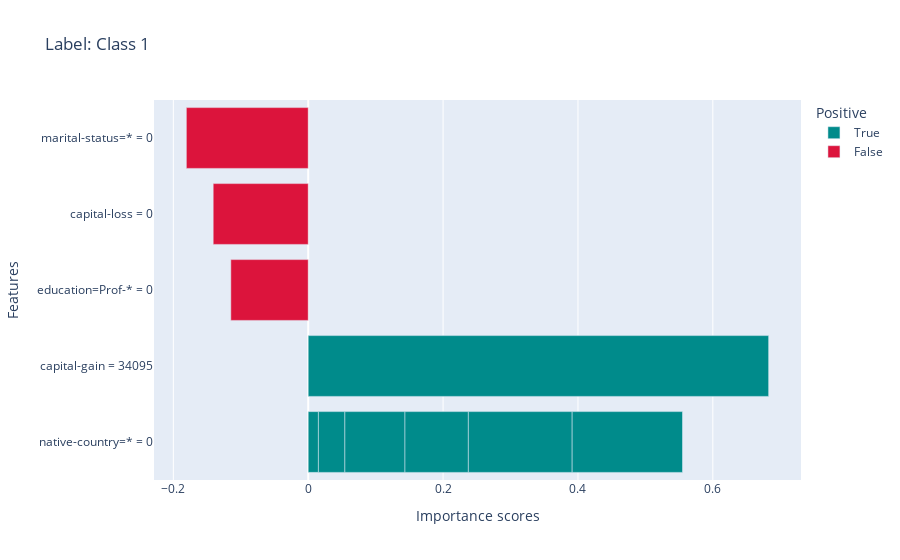
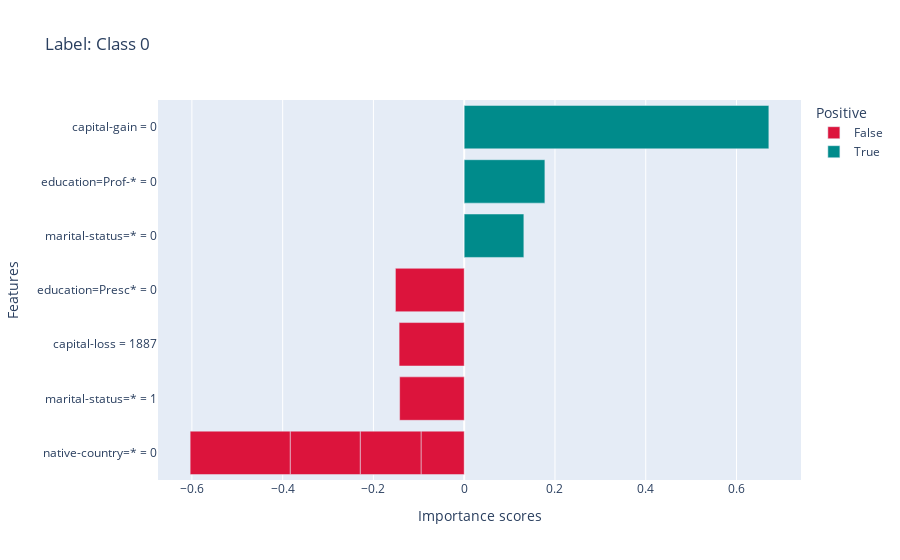
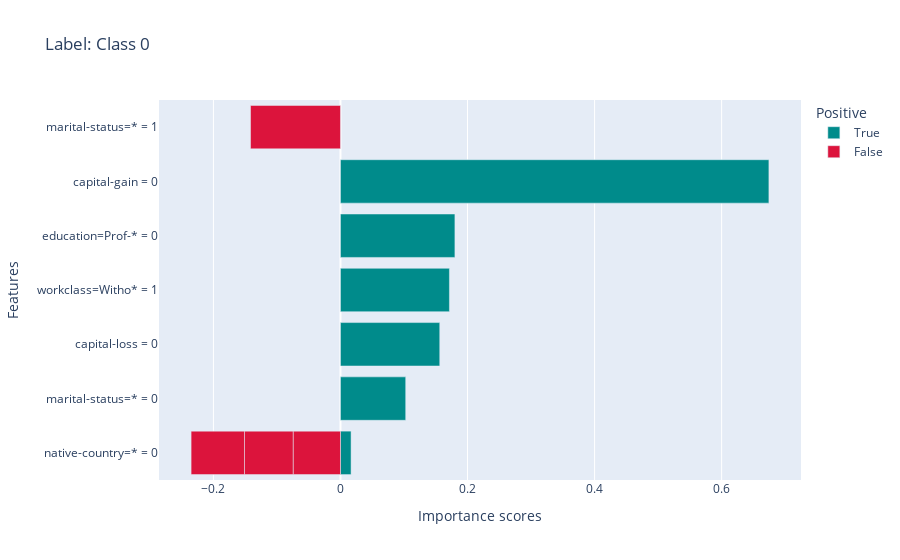
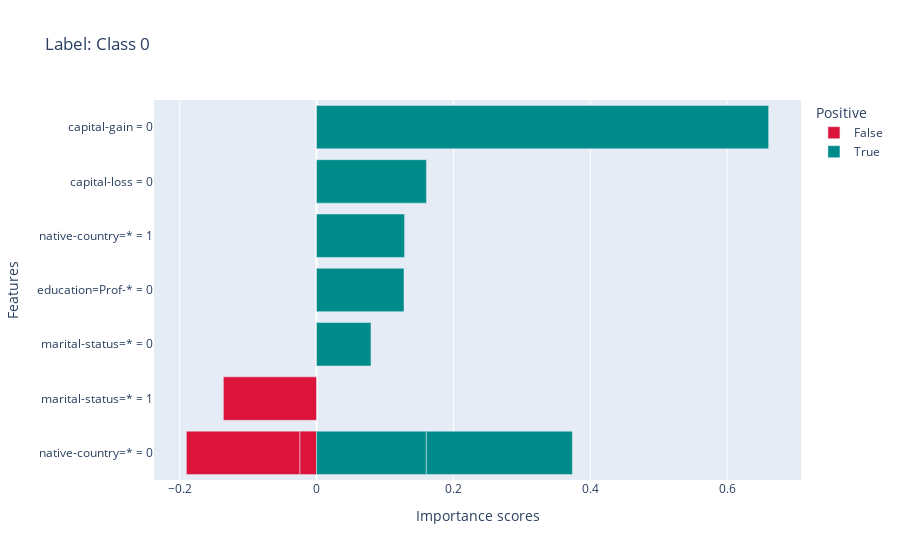

The notebook cell saved with these charts, in order:
### Markdown cell above
### 6.1 LIME Explanations

### Code cell
# Visualize LIME for the first few mistakes
for i, idx in enumerate(mistake_indices[:10]): # Show first 10 to save space
    print(f"\nInstance {idx}: True={top_10_mistakes.loc[idx, 'true_label']}, Pred={top_10_mistakes.loc[idx, 'prediction']}, Conf={top_10_mistakes.loc[idx, 'confidence']:.2f}")
    local_explanations["lime"].ipython_plot(index=i)

### Figure 1 — Plotly figure (JSON) as saved in the notebook; plotly's stock layout.template omitted (floating-point values rounded to 4 significant figures)
{"data": [{"hovertemplate": "Positive=True<br>Importance scores=%{x}<br>Features=%{y}<extra></extra>", "legendgroup": "True", "marker": {"color": "#008B8B", "pattern": {"shape": ""}}, "name": "True", "orientation": "h", "showlegend": true, "textposition": "auto", "type": "bar", "x": [0.01512, 0.03927, 0.0891, 0.09398, 0.1539, 0.1636, 0.6828], "xaxis": "x", "y": ["native-country=* = 0", "native-country=* = 0", "native-country=* = 0", "native-country=* = 0", "native-country=* = 0", "native-country=* = 0", "capital-gain = 34095"], "yaxis": "y"}, {"hovertemplate": "Positive=False<br>Importance scores=%{x}<br>Features=%{y}<extra></extra>", "legendgroup": "False", "marker": {"color": "#DC143C", "pattern": {"shape": ""}}, "name": "False", "orientation": "h", "showlegend": true, "textposition": "auto", "type": "bar", "x": [-0.1148, -0.1409, -0.1807], "xaxis": "x", "y": ["education=Prof-* = 0", "capital-loss = 0", "marital-status=* = 0"], "yaxis": "y"}], "layout": {"barmode": "relative", "legend": {"title": {"text": "Positive"}, "tracegroupgap": 0}, "title": {"text": "Label: Class 1"}, "xaxis": {"anchor": "y", "domain": [0, 1], "title": {"text": "Importance scores"}}, "yaxis": {"anchor": "x", "domain": [0, 1], "title": {"text": "Features"}}}}

### Figure 2 — Plotly figure (JSON) as saved in the notebook; plotly's stock layout.template omitted (floating-point values rounded to 4 significant figures)
{"data": [{"hovertemplate": "Positive=False<br>Importance scores=%{x}<br>Features=%{y}<extra></extra>", "legendgroup": "False", "marker": {"color": "#DC143C", "pattern": {"shape": ""}}, "name": "False", "orientation": "h", "showlegend": true, "textposition": "auto", "type": "bar", "x": [-0.09516, -0.134, -0.1423, -0.1434, -0.1516, -0.1543, -0.2204], "xaxis": "x", "y": ["native-country=* = 0", "native-country=* = 0", "marital-status=* = 1", "capital-loss = 1887", "education=Presc* = 0", "native-country=* = 0", "native-country=* = 0"], "yaxis": "y"}, {"hovertemplate": "Positive=True<br>Importance scores=%{x}<br>Features=%{y}<extra></extra>", "legendgroup": "True", "marker": {"color": "#008B8B", "pattern": {"shape": ""}}, "name": "True", "orientation": "h", "showlegend": true, "textposition": "auto", "type": "bar", "x": [0.1314, 0.1778, 0.6713], "xaxis": "x", "y": ["marital-status=* = 0", "education=Prof-* = 0", "capital-gain = 0"], "yaxis": "y"}], "layout": {"barmode": "relative", "legend": {"title": {"text": "Positive"}, "tracegroupgap": 0}, "title": {"text": "Label: Class 0"}, "xaxis": {"anchor": "y", "domain": [0, 1], "title": {"text": "Importance scores"}}, "yaxis": {"anchor": "x", "domain": [0, 1], "title": {"text": "Features"}}}}

### Figure 3 — Plotly figure (JSON) as saved in the notebook; plotly's stock layout.template omitted (floating-point values rounded to 4 significant figures)
{"data": [{"hovertemplate": "Positive=True<br>Importance scores=%{x}<br>Features=%{y}<extra></extra>", "legendgroup": "True", "marker": {"color": "#008B8B", "pattern": {"shape": ""}}, "name": "True", "orientation": "h", "showlegend": true, "textposition": "auto", "type": "bar", "x": [0.01668, 0.1027, 0.1563, 0.1715, 0.1801, 0.6744], "xaxis": "x", "y": ["native-country=* = 0", "marital-status=* = 0", "capital-loss = 0", "workclass=Witho* = 1", "education=Prof-* = 0", "capital-gain = 0"], "yaxis": "y"}, {"hovertemplate": "Positive=False<br>Importance scores=%{x}<br>Features=%{y}<extra></extra>", "legendgroup": "False", "marker": {"color": "#DC143C", "pattern": {"shape": ""}}, "name": "False", "orientation": "h", "showlegend": true, "textposition": "auto", "type": "bar", "x": [-0.07452, -0.07656, -0.08406, -0.1416], "xaxis": "x", "y": ["native-country=* = 0", "native-country=* = 0", "native-country=* = 0", "marital-status=* = 1"], "yaxis": "y"}], "layout": {"barmode": "relative", "legend": {"title": {"text": "Positive"}, "tracegroupgap": 0}, "title": {"text": "Label: Class 0"}, "xaxis": {"anchor": "y", "domain": [0, 1], "title": {"text": "Importance scores"}}, "yaxis": {"anchor": "x", "domain": [0, 1], "title": {"text": "Features"}}}}

### Figure 4 — Plotly figure (JSON) as saved in the notebook; plotly's stock layout.template omitted (floating-point values rounded to 4 significant figures)
{"data": [{"hovertemplate": "Positive=False<br>Importance scores=%{x}<br>Features=%{y}<extra></extra>", "legendgroup": "False", "marker": {"color": "#DC143C", "pattern": {"shape": ""}}, "name": "False", "orientation": "h", "showlegend": true, "textposition": "auto", "type": "bar", "x": [-0.02448, -0.1361, -0.1657], "xaxis": "x", "y": ["native-country=* = 0", "marital-status=* = 1", "native-country=* = 0"], "yaxis": "y"}, {"hovertemplate": "Positive=True<br>Importance scores=%{x}<br>Features=%{y}<extra></extra>", "legendgroup": "True", "marker": {"color": "#008B8B", "pattern": {"shape": ""}}, "name": "True", "orientation": "h", "showlegend": true, "textposition": "auto", "type": "bar", "x": [0.07958, 0.1278, 0.1287, 0.1605, 0.1607, 0.2134, 0.6607], "xaxis": "x", "y": ["marital-status=* = 0", "education=Prof-* = 0", "native-country=* = 1", "native-country=* = 0", "capital-loss = 0", "native-country=* = 0", "capital-gain = 0"], "yaxis": "y"}], "layout": {"barmode": "relative", "legend": {"title": {"text": "Positive"}, "tracegroupgap": 0}, "title": {"text": "Label: Class 0"}, "xaxis": {"anchor": "y", "domain": [0, 1], "title": {"text": "Importance scores"}}, "yaxis": {"anchor": "x", "domain": [0, 1], "title": {"text": "Features"}}}}
